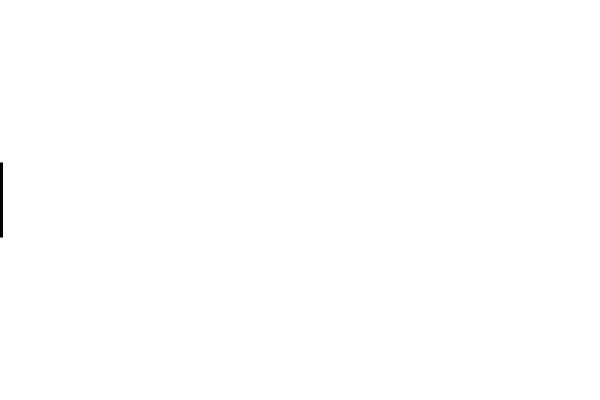
Frame 1 (no input)
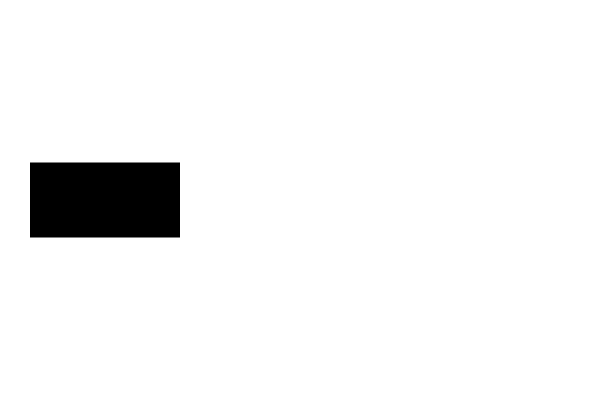
Frame 60 (no input)
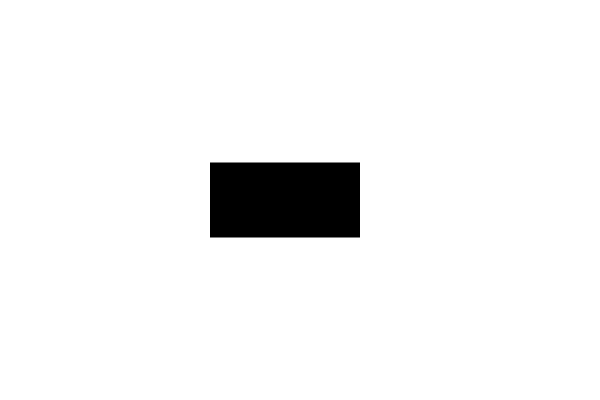
Frame 120 (the mouse pressed at the canvas centre since frame 60)

The p5.js sketch that drew these frames (run headless with seeded random() and noise() and a simulated clock; from frame 60 on, the mouse is pressed at the canvas centre):

// p5.js sketch
// ── sketch.js
var w = 150;
var h = 75;
var x = -w;
var speed = 3;

function setup() {
  createCanvas(600, 400);
  background(255);
  noStroke();
  colorMode(HSB, 360, 100, 100, 100);
}

function draw() {
  background(360);
  // Increase the location of x by speed every frame
  x = x + speed;
  fill(0);
  if (x > width) {
    // If the object reaches either edge, set location back off screen to the left.
    x = -w;
  }

  // Display rect at x location
  fill(0);
  rect(x, height/2 - h/2, w, h);
}
